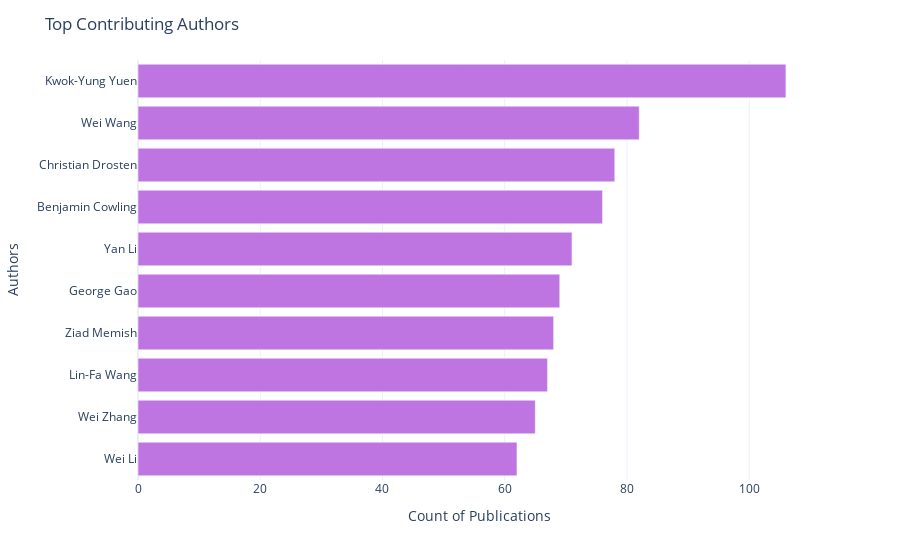

Notebook cell for this chart:
### Code cell
fig_auth = (df_authors.iloc[:10]
            .sort_values('count')
            .plot.bar(x='count', y='fullname')
           )

(fig_auth.update_layout(template="plotly_white",
                        xaxis_title="Count of Publications",
                        yaxis_title="Authors",
                        title="Top Contributing Authors"
                        )
 .update_traces(marker_color='#BE75E1'))

fig_auth.show(config={
    "editable": True,
    'toImageButtonOptions': {
        'format': 'png',  # one of png, svg, jpeg, webp
        'filename': 'fig_auth',
        'scale': 5  # Multiply title/legend/axis/canvas sizes by this factor
    }
})

### Figure 1 — Plotly figure (JSON) as saved in the notebook; plotly's stock layout.template omitted (floating-point values rounded to 4 significant figures)
{"data": [{"alignmentgroup": "True", "hovertemplate": "count=%{x}<br>fullname=%{y}<extra></extra>", "legendgroup": "", "marker": {"color": "#BE75E1", "pattern": {"shape": ""}}, "name": "", "offsetgroup": "", "orientation": "h", "showlegend": false, "textposition": "auto", "type": "bar", "x": [62, 65, 67, 68, 69, 71, 76, 78, 82, 106], "xaxis": "x", "y": ["Wei Li", "Wei Zhang", "Lin-Fa Wang", "Ziad Memish", "George Gao", "Yan Li", "Benjamin Cowling", "Christian Drosten", "Wei Wang", "Kwok-Yung Yuen"], "yaxis": "y"}], "layout": {"barmode": "relative", "legend": {"tracegroupgap": 0}, "margin": {"t": 60}, "title": {"text": "Top Contributing Authors"}, "xaxis": {"anchor": "y", "domain": [0, 1], "title": {"text": "Count of Publications"}}, "yaxis": {"anchor": "x", "domain": [0, 1], "title": {"text": "Authors"}}}}
